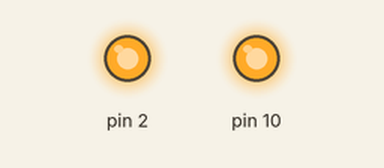
Recording of a sketch running on a simulated Arduino Uno, built with avr-gcc and run on an emulated ATmega328P. Parts: output pins drawn as LEDs (lit = HIGH). What the sketch prints to the serial monitor is not drawn.

Above: at 0.2 s.
Timing chart, 0 to 1.7 s (numbered marks = the images above):
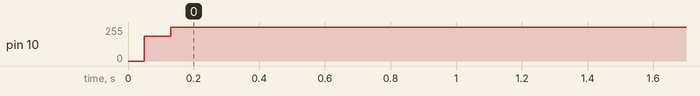

Measured:
- by itself, pin 10: 185/255 → 255/255 at 0.13 s

The sketch:

mramInterface.ino
```cpp
/****************************************************************************
Arduino Interface Program: This program interfaces MRAM chip available at
https://download.mikroe.com/documents/datasheets/MB85RS256A.pdf with Arduino.
It is designed to be used with MRAM click from mikroElectronika.

Developed by: Prawar Poudel (pp0030@uah.edu)
Date: 7/24/3018
****************************************************************************/
#include <mram.h>

#define DEBUG_PRINT_STATEMENTS 1

//create an object here so that it has global scope throughout this file
//  -> CS signal is Android pin 10
mram myMram(10,2);

void setup()
{
  Serial.begin(115200);     //initiate serial communication @ 115200 bps
  #ifdef DEBUG_PRINT_STATEMENTS
    Serial.println("Serial Communication Initiated");
  #endif

//  The following statement just writes one byte and reads the same byte and prints in serial monitor
  Serial.println("Writing one byte to memory...");
  myMram.writeByte(0x000,0x48);
  uint8_t myReadVal = myMram.readByte(0x000);
  Serial.print("The value read is :");
  Serial.println(myReadVal,HEX);
  Serial.println(" ... writing one byte to memory completed");

// The following statement writes a buffer stored, and reads into another buffer from MRAM memory
  Serial.println();
  Serial.println("Writing buffer to memory...");
  char myBuffer[] = "Mission Impossible: Ghost Protocol";
  myMram.writeBuffer(0x000,myBuffer,35);
  char myReadBuffer[50];
  myMram.readBuffer(0x000,myReadBuffer,35);
  Serial.print("The buffer read is :");
  Serial.println(myReadBuffer);
  Serial.println(" ... writing buffer to memory completed");

// The following fills the 10 memory bytes starting at address 0x7ffa and prints them (the maximum address being 0x7fff, it should roll over)
  Serial.println();
  Serial.println("Filing byte to memory...");
  char myByte = 0x37;
  myMram.fillBytes(0x7ffa,myByte,10);
  char myReadByte[10];
  myMram.readBuffer(0x7ffa,myReadByte,10);
  Serial.print("The buffer read is :");
  for(char iter= 0;iter<10;iter++) Serial.print(myReadByte[iter],HEX);
  Serial.println();
  Serial.println(" ... filling byte to memory completed");

}

void loop() {
  // put your main code here, to run repeatedly:

}
```
